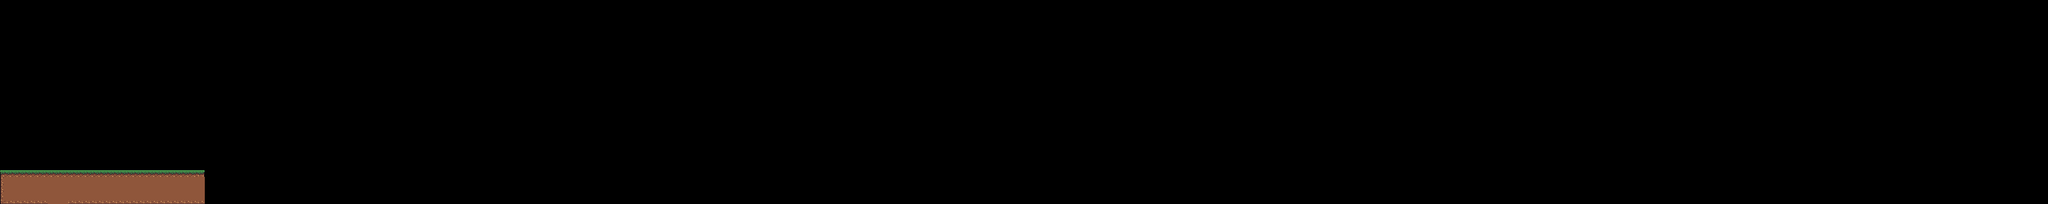

Rendered tile map (Tiled .tmx) drawn with the repository's tilesets; below, a short description and the map source with its tile grids summarised:
An orthogonal 300x30 tile map with 16x16 px tiles, 1 tile layer (Tile Layer 1) and 3 objects (player, void).

<map version="1.8" tiledversion="1.8.5" orientation="orthogonal" renderorder="right-down" width="300" height="30" tilewidth="16" tileheight="16" infinite="0" nextlayerid="3" nextobjectid="5">
 <tileset firstgid="1" source="nature-paltformer-tileset-16x16.tsx" />
 <layer id="1" name="Tile Layer 1" width="300" height="30" locked="1">
  <data>[9000 cells, 150 non-empty, 7 distinct tile ids]</data>
 </layer>
 <objectgroup id="2" name="objects">
  <object id="1" x="0" y="400">
   <polygon points="0,0 0,80 480,80 480,0" />
  </object>
  <object id="2" name="player" x="192" y="368" width="16" height="16" />
  <object id="4" name="void" x="80" y="64" width="16" height="16" />
 </objectgroup>
</map>
